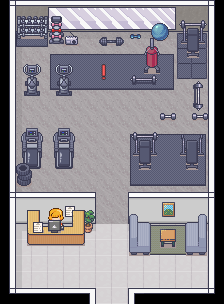

The image is a tile-based game level rendered from a .tmx file. Its description and complete source (layers, tilesets, objects, tile grids) follow:
An orthogonal 14x19 tile map with 16x16 px tiles, 5 tile layers (Tile Layer 1, walls, objects-lower, objects, ...), 1 hidden layer not drawn, 6 tilesets.

<map version="1.10" tiledversion="1.10.2" orientation="orthogonal" renderorder="right-down" width="14" height="19" tilewidth="16" tileheight="16" infinite="0" nextlayerid="9" nextobjectid="1">
 <tileset firstgid="1" name="Room_Builder_16x16" tilewidth="16" tileheight="16" tilecount="8284" columns="76">
  <image source="Room_Builder_16x16.png" trans="000000" width="1216" height="1744" />
  <tile id="392">
   <properties>
    <property name="transition" value="maps/map2/map2.tmx" />
   </properties>
  </tile>
  <tile id="623">
   <properties>
    <property name="blocked" value="" />
   </properties>
  </tile>
 </tileset>
 <tileset firstgid="8285" name="8_Gym_16x16" tilewidth="16" tileheight="16" tilecount="528" columns="16">
  <image source="8_Gym_16x16.png" trans="000000" width="256" height="528" />
 </tileset>
 <tileset firstgid="8813" name="2_LivingRoom_16x16" tilewidth="16" tileheight="16" tilecount="720" columns="16">
  <image source="2_LivingRoom_16x16.png" trans="000000" width="256" height="720" />
  <tile id="378">
   <properties>
    <property name="activity" value="Relax,Gym" />
   </properties>
  </tile>
 </tileset>
 <tileset firstgid="9533" name="5_Classroom_and_library_16x16" tilewidth="16" tileheight="16" tilecount="544" columns="16">
  <image source="5_Classroom_and_library_16x16.png" trans="000000" width="256" height="544" />
 </tileset>
 <tileset firstgid="10077" name="4_Bedroom_16x16" tilewidth="16" tileheight="16" tilecount="1712" columns="16">
  <image source="4_Bedroom_16x16.png" trans="000000" width="256" height="1712" />
 </tileset>
 <tileset firstgid="11789" name="activity marker" tilewidth="16" tileheight="16" tilecount="1" columns="1">
  <image source="oie_1512512TG0HYYOf.png" width="16" height="16" />
 </tileset>
 <layer id="8" name="collisions" width="14" height="19" visible="0">
  <data encoding="csv">
624,624,624,624,624,624,624,624,624,624,624,624,624,624,
624,624,624,624,624,624,624,624,624,624,624,624,624,624,
624,624,0,0,0,0,0,0,0,0,0,0,0,624,
624,624,0,0,0,0,0,0,0,0,0,0,0,624,
624,624,0,0,0,9191,9191,9191,0,0,0,0,0,624,
624,624,0,0,0,0,0,0,0,0,0,0,0,624,
624,624,0,0,0,0,0,0,0,0,0,0,0,624,
624,624,0,0,0,0,0,0,0,0,0,0,0,624,
624,624,0,0,0,0,0,0,0,0,0,0,0,624,
624,624,0,0,0,0,0,0,0,0,0,0,0,624,
624,624,0,0,0,0,0,0,0,0,0,0,0,624,
624,624,0,0,0,0,0,0,0,0,0,0,0,624,
624,624,624,624,624,624,0,0,624,624,624,624,624,624,
624,624,624,624,624,624,0,0,624,624,624,624,624,624,
624,624,624,624,624,0,0,0,0,0,0,0,0,624,
624,624,0,0,0,0,0,0,0,0,0,0,0,624,
624,624,0,0,0,0,0,0,0,0,0,0,0,624,
624,624,0,0,0,0,0,0,0,0,0,0,0,624,
624,624,624,624,624,624,393,393,624,624,624,624,624,624
</data>
 </layer>
 <layer id="1" name="Tile Layer 1" width="14" height="19">
  <data encoding="csv">
0,0,0,0,0,0,0,0,0,0,0,0,0,0,
0,0,0,0,0,0,0,0,0,0,0,0,0,0,
0,3311,3312,3312,3312,3312,3312,3312,3312,3312,3312,3312,3312,0,
0,3387,3388,3388,3388,3388,3388,3388,3388,3388,3388,3388,3388,0,
0,3387,3388,3388,0,3388,3388,3388,3388,3388,3388,3388,3388,0,
0,3387,3388,3388,3388,3388,3388,3388,3388,3388,3388,3388,3388,0,
0,3387,3388,3388,3388,3388,3388,3388,3388,3388,3388,3388,3388,0,
0,3387,3388,3388,3388,3388,3388,3388,3388,3388,3388,3388,3388,0,
0,3387,3388,3388,3388,3388,3388,3388,3388,3388,3388,3388,3388,0,
0,3387,3388,3388,3388,3388,3388,3388,3388,3388,3388,3388,3388,0,
0,3387,3388,3388,3388,3388,3388,3388,3388,3388,3388,3388,3388,0,
0,3387,3388,3388,3388,3388,3388,3388,3388,3388,3388,3388,3388,0,
0,0,0,0,0,0,3388,3388,0,0,0,0,0,0,
0,0,0,0,0,0,3388,3388,0,0,0,0,0,0,
0,3003,3004,3004,3004,3004,3080,3080,3004,3004,3004,3004,3004,0,
0,3079,3080,3080,3080,3080,3080,3080,3080,3080,3080,3080,3080,0,
0,3079,3080,3080,3080,3080,3080,3080,3080,3080,3080,3080,3080,0,
0,3079,3080,3080,3080,3080,3080,3080,3080,3080,3080,3080,3080,0,
0,0,0,0,0,0,3080,3080,0,0,0,0,0,0
</data>
 </layer>
 <layer id="3" name="walls" width="14" height="19">
  <data encoding="csv">
468,3118,3118,3118,3118,3118,3118,3118,3118,3118,3118,3118,3118,470,
544,3194,3194,3194,3194,3194,3194,3194,3194,3194,3194,3194,3194,546,
544,0,0,0,0,0,0,0,0,0,0,0,0,546,
544,0,0,0,0,0,0,0,0,0,0,0,0,546,
544,0,0,0,0,0,0,0,8454,8455,0,0,0,546,
544,0,0,0,0,0,0,0,8470,8471,0,0,0,546,
544,0,0,0,0,0,0,0,0,0,0,0,0,546,
544,0,0,0,0,0,0,0,0,0,0,0,0,546,
544,0,0,0,0,0,0,0,0,0,0,0,0,546,
544,0,0,0,0,0,0,0,0,0,0,0,0,546,
544,0,0,0,0,0,0,0,0,0,0,0,0,546,
544,0,0,0,0,0,0,0,0,0,0,0,0,546,
468,1142,1142,1142,1142,1143,0,0,1141,1142,1142,1142,1142,470,
544,1218,1218,1218,1218,1219,0,0,1217,1218,1218,1218,1218,546,
544,0,0,0,0,0,0,0,0,0,0,0,0,546,
544,0,0,0,0,0,0,0,0,0,0,0,0,546,
544,0,0,0,0,0,0,0,0,0,0,0,0,546,
544,0,0,0,0,0,0,0,0,0,0,0,0,546,
620,621,621,621,621,538,0,0,539,621,621,621,621,622
</data>
 </layer>
 <layer id="6" name="objects-lower" width="14" height="19">
  <data encoding="csv">
0,0,0,0,0,0,0,0,0,0,0,0,0,0,
0,0,0,0,0,0,0,0,0,0,0,0,0,0,
0,8734,8735,0,0,0,0,0,0,0,0,8726,8727,0,
0,0,0,8301,8302,8302,8302,8302,8302,8302,8303,8742,8743,0,
0,0,0,8317,8318,8318,8318,8318,8318,8318,8319,8758,8759,0,
0,0,0,8333,8334,8334,8334,8334,8334,8334,8335,0,0,0,
0,0,0,0,0,0,0,0,0,0,0,0,0,0,
0,0,0,0,0,0,0,0,0,0,0,0,0,0,
0,8775,8776,0,0,0,0,0,0,0,0,0,0,0,
0,8791,8792,0,0,0,0,0,0,0,0,0,0,0,
0,8807,8808,0,0,0,0,0,0,0,0,0,0,0,
0,0,0,0,0,0,0,0,0,0,0,0,0,0,
0,0,0,0,9702,0,0,0,0,0,0,0,0,0,
0,0,0,0,9718,0,0,0,0,0,0,0,0,0,
0,0,0,0,0,0,0,0,11156,11158,11158,11158,11157,0,
0,0,0,0,0,0,0,0,11172,11174,11174,11174,11173,0,
0,0,0,0,0,0,0,0,0,0,0,0,0,0,
0,0,0,0,0,0,0,0,0,0,0,0,0,0,
0,0,0,0,0,0,0,0,0,0,0,0,0,0
</data>
 </layer>
 <layer id="4" name="objects" width="14" height="19">
  <data encoding="csv">
0,0,0,8448,8449,8449,8449,8449,8449,8449,8450,0,0,0,
0,8689,8690,8464,8465,8465,8465,8465,8465,8465,8466,8314,8315,0,
0,8705,8706,0,0,0,8665,8666,3221234217,8291,0,8330,8331,0,
0,0,0,0,0,0,0,0,0,8307,0,8346,8347,0,
0,8771,8772,8771,8772,0,0,0,8454,8455,0,0,0,0,
0,8787,8788,8787,8788,0,0,0,8470,8471,0,0,2684362902,0,
0,8803,8804,8803,8804,0,0,0,0,0,0,0,2684362903,0,
0,0,0,0,0,0,0,0,0,0,8360,0,8360,0,
0,0,0,8775,8776,0,0,0,8301,8302,8302,8302,8303,0,
0,0,0,8791,8792,0,0,0,8317,8318,8318,8318,8319,0,
0,8363,0,8807,8808,0,0,0,8317,8318,8318,8318,8319,0,
0,8379,0,0,0,0,0,0,8333,8334,8334,8334,8335,0,
0,0,0,0,0,0,0,0,0,0,9261,0,0,0,
0,0,0,0,0,9145,0,0,9334,9335,9277,9332,9333,0,
0,0,0,0,0,9161,0,0,9350,9351,9551,9348,9349,0,
0,0,0,0,0,0,0,0,9366,9367,9567,9364,9365,0,
0,0,0,0,0,0,0,0,0,0,0,0,0,0,
0,0,0,0,0,0,0,0,0,0,0,0,0,0,
0,0,0,0,0,0,0,0,0,0,0,0,0,0
</data>
 </layer>
 <layer id="5" name="objects-higher" width="14" height="19">
  <data encoding="csv">
0,0,0,0,0,0,0,0,0,0,0,0,0,0,
0,0,0,8713,0,0,0,0,0,8623,8624,0,0,0,
0,0,0,8729,8394,0,0,0,0,8639,8640,0,0,0,
0,0,0,0,0,0,0,0,0,0,0,0,0,0,
0,0,0,0,0,0,11789,0,0,8323,0,0,0,0,
0,0,0,0,0,0,0,0,0,0,0,0,0,0,
0,0,0,0,0,0,0,0,0,0,0,0,0,0,
0,0,0,0,0,0,0,0,0,0,0,0,0,0,
0,0,0,0,0,0,0,0,8314,8315,0,8312,8313,0,
0,0,0,0,0,0,0,0,8330,8331,0,8328,8329,0,
0,0,0,0,0,0,0,0,8346,8347,0,8344,8345,0,
0,0,0,0,0,0,0,0,0,0,0,0,0,0,
0,0,0,0,0,0,0,0,0,0,0,0,0,0,
0,9704,9705,9706,9707,9708,0,0,0,0,0,0,0,0,
0,9720,9721,9722,9723,9724,0,0,0,0,0,0,0,0,
0,9736,9737,9738,9739,9740,0,0,0,0,0,0,0,0,
0,0,0,0,0,0,0,0,0,0,0,0,0,0,
0,0,0,0,0,0,0,0,0,0,0,0,0,0,
0,0,0,0,0,0,0,0,0,0,0,0,0,0
</data>
 </layer>
</map>
